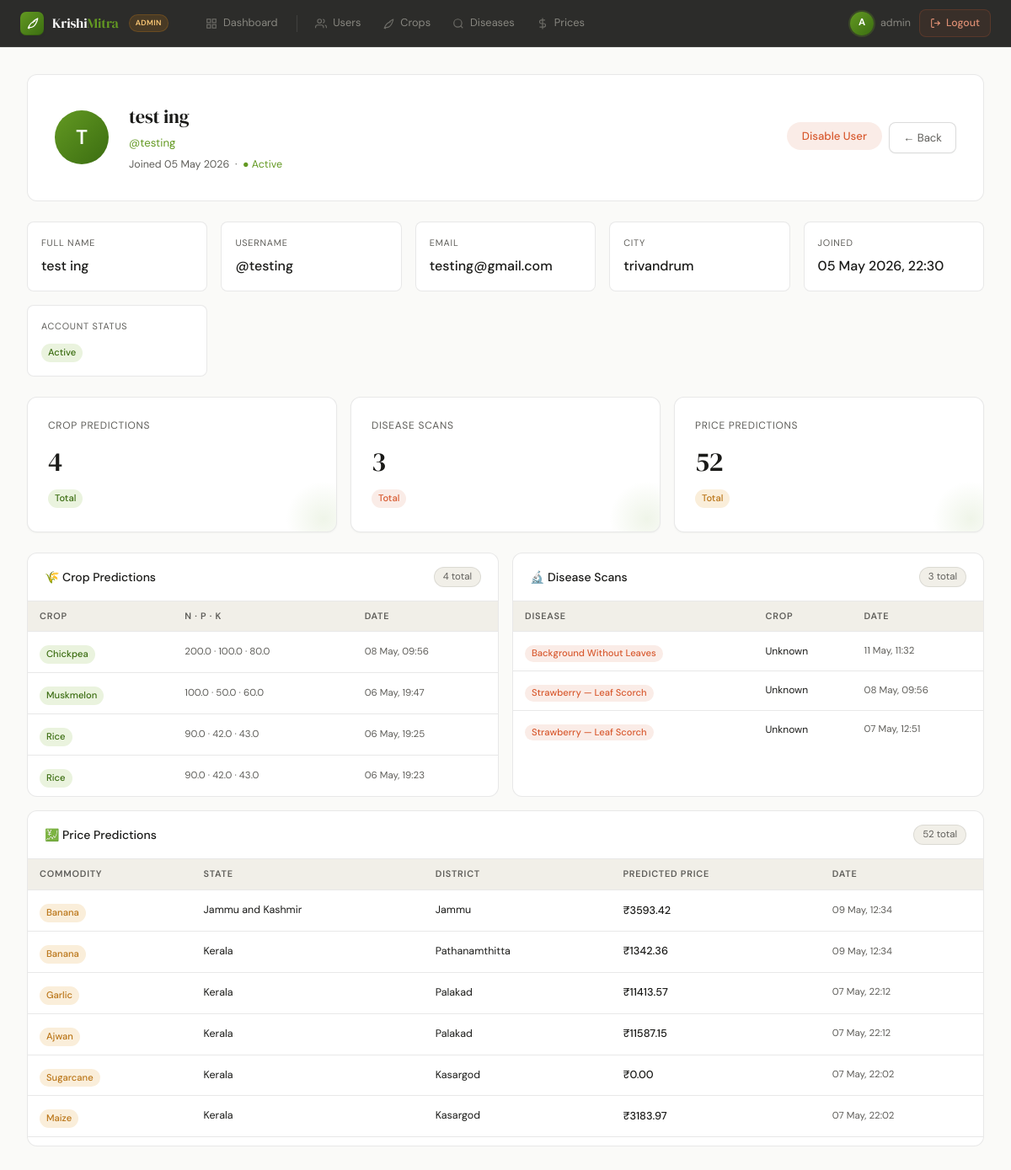
The app's page /admin-panel/users/1/ (signed in), older data.
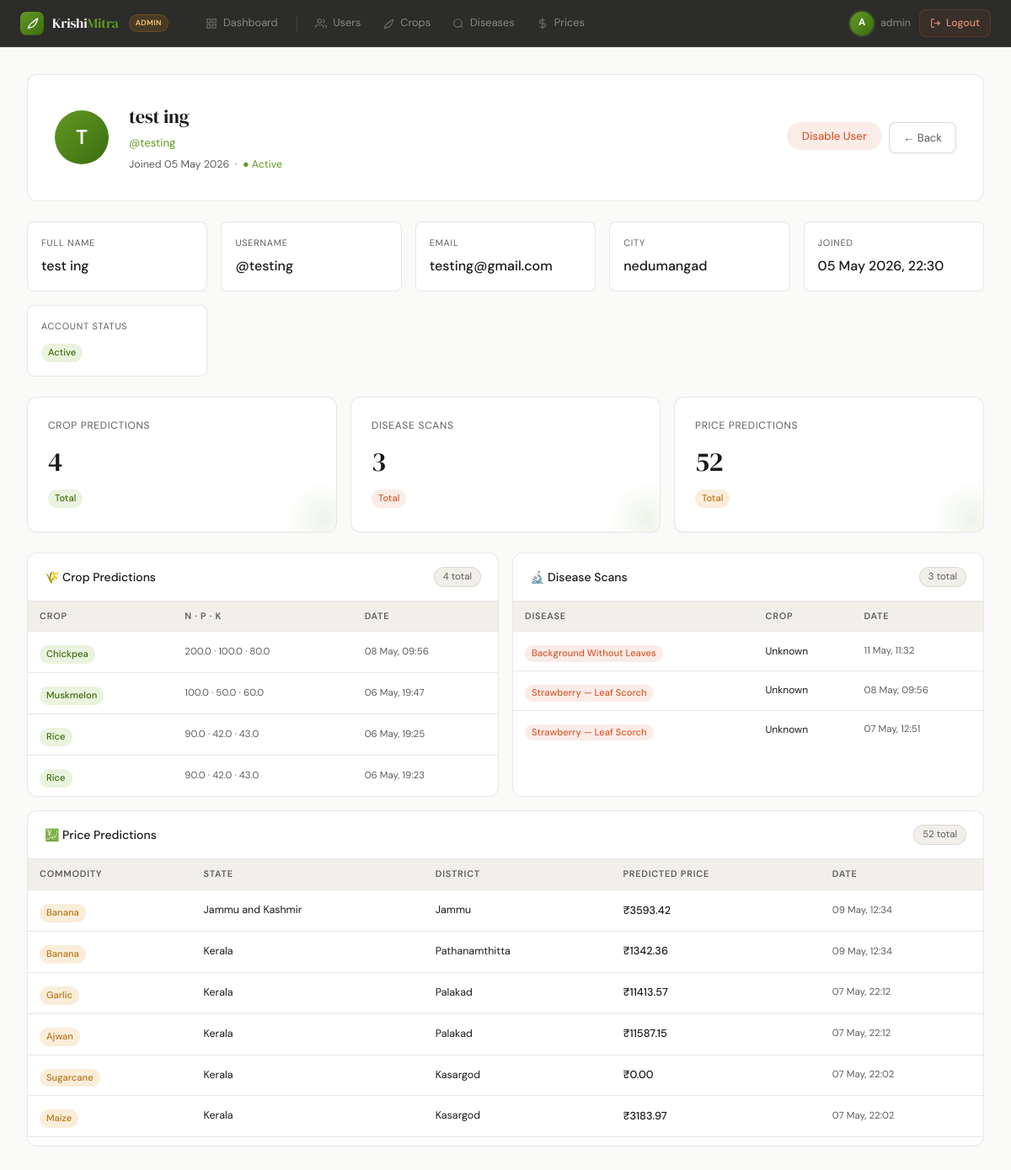
The same page, newer data.
### app/models.py (models this page shows, shortened)
class UserProfile(models.Model):
    user = models.OneToOneField(User, on_delete=models.CASCADE, related_name='profile')
    city = models.CharField(max_length=100, default='Palakkad')
    is_active_account = models.BooleanField(default=True)  # admin enable/disable
    created_at = models.DateTimeField(auto_now_add=True)

class CropRecommendation(models.Model):
    user = models.ForeignKey(User, on_delete=models.CASCADE, related_name='crop_recommendation')
    nitrogen = models.FloatField()
    phosphorus = models.FloatField()
    potassium = models.FloatField()
    temperature = models.FloatField()
    humidity = models.FloatField()
    ph = models.FloatField()
    rainfall = models.FloatField()
    recommended_crop = models.CharField(max_length=100, blank=True)
    created_at = models.DateTimeField(auto_now_add=True)
    class Meta:
        ordering = ['-created_at']

class DiseaseDetection(models.Model):
    user = models.ForeignKey(User, on_delete=models.CASCADE, related_name='disease_detection')
    image = models.ImageField(upload_to='disease_images')
    crop_type = models.CharField(max_length=100)
    affected_part = models.CharField(max_length=100)
    disease_name = models.CharField(max_length=200, blank=True)
    confidence = models.FloatField(null=True, blank=True)
    description =  models.TextField(blank=True)
    treatments = models.JSONField(default=list, blank=True)
    created_at = models.DateTimeField(auto_now=True)
    class Meta:
        ordering = ['-created_at']

class PricePrediction(models.Model):
    user = models.ForeignKey(User, on_delete=models.CASCADE, related_name='price_predictions')
    state = models.CharField(max_length=100)
    district = models.CharField(max_length=100)
    commodity = models.CharField(max_length=100)
    predicted_price = models.FloatField(null=True, blank=True)
    created_at = models.DateTimeField(auto_now_add=True)
    class Meta:
        ordering = ['-created_at']

### app/views.py (the view)
# urls.py: path('admin-panel/users/<int:user_id>/', views.admin_user_detail_view, name='admin_user_detail'),
@login_required
@user_passes_test(is_admin, login_url='/dashboard/')
def admin_user_detail_view(request, user_id):
    target_user = get_object_or_404(User, pk=user_id, is_staff=False)
    profile     = get_or_create_profile(target_user)
    if request.method == 'POST' and request.POST.get('action') == 'toggle':
        profile.is_active_account = not profile.is_active_account
        profile.save()
        status = "enabled" if profile.is_active_account else "disabled"
        messages.success(request, f"Account '{target_user.username}' has been {status}.")
        return redirect('admin_user_detail', user_id=user_id)
    return render(request, 'admin_user_details.html', {
        'target_user':    target_user,
        'profile':        profile,
        'crop_count':     target_user.crop_recommendation.count(),
        'disease_count':  target_user.disease_detection.count(),
        'price_count':    target_user.price_predictions.count(),
        'crop_history':   target_user.crop_recommendation.order_by('-created_at')[:10],
        'disease_history':target_user.disease_detection.order_by('-created_at')[:10],
        'price_history':  target_user.price_predictions.order_by('-created_at')[:10],
    })

### app/views.py (called while the page is built)
def get_or_create_profile(user):
    profile, _ = UserProfile.objects.get_or_create(user=user, defaults={'city': DEFAULT_CITY})
    return profile

def is_admin(user):
    return user.is_authenticated and user.is_staff

### app/templates/admin_user_details.html (shortened to what this page needs)
{% extends 'admin_base.html' %}
{% block content %}
<div class="profile-header">
  <div class="profile-avatar-lg">{{ target_user.username|slice:":1"|upper }}</div>
  <div style="flex:1;">
    <div class="profile-name">{{ target_user.get_full_name|default:target_user.username }}</div>
    <div class="profile-username">@{{ target_user.username }}</div>
    <div class="profile-meta">
      Joined {{ target_user.date_joined|date:"d F Y" }} &nbsp;·&nbsp;
      {% if profile.is_active_account %}
        <span style="color:var(--green-400);">● Active</span>
      {% else %}
        <span style="color:var(--coral-400);">● Disabled</span>
      {% endif %}
    </div>
  </div>
  <div class="profile-actions">
    <form method="POST" style="display:inline;">
      {% if profile.is_active_account %}
        <button type="submit"
          class="toggle-btn toggle-disable" style="padding:8px 18px;font-size:0.825rem;"
          onclick="return confirm('Disable account for {{ target_user.username }}?')">
          Disable User
        </button>
      {% else %}
        <button type="submit"
          class="toggle-btn toggle-enable" style="padding:8px 18px;font-size:0.825rem;"
          onclick="return confirm('Enable account for {{ target_user.username }}?')">
          Enable User
        </button>
      {% endif %}
    </form>
    <a href="{% url 'admin_users' %}" class="btn-secondary btn-sm">← Back</a>
  </div>
</div>
<div class="detail-grid">
  <div class="detail-cell">
    <div class="dc-label">Full Name</div>
    <div class="dc-val">{{ target_user.get_full_name|default:"—" }}</div>
  </div>
  <div class="detail-cell">
    <div class="dc-label">Username</div>
    <div class="dc-val">@{{ target_user.username }}</div>
  </div>
  <div class="detail-cell">
    <div class="dc-label">Email</div>
    <div class="dc-val">{{ target_user.email|default:"—" }}</div>
  </div>
  <div class="detail-cell">
    <div class="dc-label">City</div>
    <div class="dc-val">{{ profile.city|default:"—" }}</div>
  </div>
  <div class="detail-cell">
    <div class="dc-label">Joined</div>
    <div class="dc-val">{{ target_user.date_joined|date:"d F Y, H:i" }}</div>
  </div>
  <div class="detail-cell">
    <div class="dc-label">Account Status</div>
    <div class="dc-val">
      {% if profile.is_active_account %}
        <span class="badge badge-green">Active</span>
      {% else %}
        <span class="badge badge-coral">Disabled</span>
      {% endif %}
    </div>
  </div>
</div>
<div style="display:grid;grid-template-columns:repeat(auto-fit,minmax(180px,1fr));gap:1rem;margin-bottom:1.5rem;">
  <div class="metric-card">
    <div class="label">Crop Predictions</div>
    <div class="value">{{ crop_count }}</div>
    <span class="badge badge-green">Total</span>
  </div>
  <div class="metric-card">
    <div class="label">Disease Scans</div>
    <div class="value">{{ disease_count }}</div>
    <span class="badge badge-coral">Total</span>
  </div>
  <div class="metric-card">
    <div class="label">Price Predictions</div>
    <div class="value">{{ price_count }}</div>
    <span class="badge badge-amber">Total</span>
  </div>
</div>
<div style="display:grid;grid-template-columns:1fr 1fr;gap:1rem;">
  <div class="scroll-card">
    <div class="scroll-card-header">
      <span class="scroll-card-title">🌾 Crop Predictions</span>
      <span class="scroll-card-count">{{ crop_count }} total</span>
    </div>
    <div class="scroll-card-body">
      <table class="admin-table">
        <thead><tr><th>Crop</th><th>N · P · K</th><th>Date</th></tr></thead>
        <tbody>
          {% for obj in crop_history %}
          <tr>
            <td><span class="badge badge-green">{{ obj.recommended_crop|title }}</span></td>
            <td style="font-size:0.72rem;color:var(--text-muted);">{{ obj.nitrogen }} · {{ obj.phosphorus }} · {{ obj.potassium }}</td>
            <td style="font-size:0.72rem;color:var(--text-muted);">{{ obj.created_at|date:"d M, H:i" }}</td>
          </tr>
          {% empty %}
          <tr><td colspan="3" style="text-align:center;color:var(--text-muted);padding:1.5rem;">No predictions yet</td></tr>
          {% endfor %}
        </tbody>
      </table>
    </div>
  </div>
  <div class="scroll-card">
    <div class="scroll-card-header">
      <span class="scroll-card-title">🔬 Disease Scans</span>
      <span class="scroll-card-count">{{ disease_count }} total</span>
    </div>
    <div class="scroll-card-body">
      <table class="admin-table">
        <thead><tr><th>Disease</th><th>Crop</th><th>Date</th></tr></thead>
        <tbody>
          {% for obj in disease_history %}
          <tr>
            <td><span class="badge badge-coral" style="white-space:normal;line-height:1.4;">{{ obj.disease_name }}</span></td>
            <td style="font-size:0.75rem;">{{ obj.crop_type|title }}</td>
            <td style="font-size:0.72rem;color:var(--text-muted);">{{ obj.created_at|date:"d M, H:i" }}</td>
          </tr>
          {% empty %}
          <tr><td colspan="3" style="text-align:center;color:var(--text-muted);padding:1.5rem;">No scans yet</td></tr>
          {% endfor %}
        </tbody>
      </table>
    </div>
  </div>
  <div class="scroll-card" style="grid-column:1/-1;">
    <div class="scroll-card-header">
      <span class="scroll-card-title">💹 Price Predictions</span>
      <span class="scroll-card-count">{{ price_count }} total</span>
    </div>
    <div class="scroll-card-body">
      <table class="admin-table">
        <thead><tr><th>Commodity</th><th>State</th><th>District</th><th>Predicted Price</th><th>Date</th></tr></thead>
        <tbody>
          {% for obj in price_history %}
          <tr>
            <td><span class="badge badge-amber">{{ obj.commodity }}</span></td>
            <td style="font-size:0.78rem;">{{ obj.state }}</td>
            <td style="font-size:0.78rem;">{{ obj.district }}</td>
            <td style="font-weight:500;">₹{{ obj.predicted_price|floatformat:2 }}</td>
            <td style="font-size:0.72rem;color:var(--text-muted);">{{ obj.created_at|date:"d M, H:i" }}</td>
          </tr>
          {% empty %}
          <tr><td colspan="5" style="text-align:center;color:var(--text-muted);padding:1.5rem;">No predictions yet</td></tr>
          {% endfor %}
        </tbody>
      </table>
    </div>
  </div>
</div>
{% endblock %}

### app/templates/admin_base.html (shortened to what this page needs)
{% load static %}
<!DOCTYPE html>
<html lang="en">
<head>
<link rel="stylesheet" href="{% static 'css/main.css' %}">
</head>
<body style="margin:0;background:var(--bg);">
<nav class="admin-topnav">
  <a class="topnav-logo" href="{% url 'admin_dashboard' %}">
    <div class="logo-icon">
      <svg viewBox="0 0 24 24"><path d="M17 8C8 10 5.9 16.17 3.82 21.34L5.71 22l1-2.3A4.49 4.49 0 0 0 8 20C19 20 22 3 22 3c-1 2-8 2-9 8"/></svg>
    </div>
    <span class="logo-text">Krishi<span>Mitra</span></span>
    <span class="admin-badge">Admin</span>
  </a>
  <div class="topnav-links">
    <a class="topnav-link {% if request.resolver_match.url_name == 'admin_dashboard' %}active{% endif %}"
       href="{% url 'admin_dashboard' %}">
      <svg viewBox="0 0 24 24" fill="none" stroke="currentColor" stroke-width="2"><rect x="3" y="3" width="7" height="7"/><rect x="14" y="3" width="7" height="7"/><rect x="14" y="14" width="7" height="7"/><rect x="3" y="14" width="7" height="7"/></svg>
      <span>Dashboard</span>
    </a>
    <a class="topnav-link {% if request.resolver_match.url_name == 'admin_users' %}active{% endif %}"
       href="{% url 'admin_users' %}">
      <svg viewBox="0 0 24 24" fill="none" stroke="currentColor" stroke-width="2"><path d="M17 21v-2a4 4 0 0 0-4-4H5a4 4 0 0 0-4 4v2"/><circle cx="9" cy="7" r="4"/><path d="M23 21v-2a4 4 0 0 0-3-3.87"/><path d="M16 3.13a4 4 0 0 1 0 7.75"/></svg>
      <span>Users</span>
    </a>
    <a class="topnav-link {% if request.resolver_match.url_name == 'admin_crops' %}active{% endif %}"
       href="{% url 'admin_crops' %}">
      <svg viewBox="0 0 24 24" fill="none" stroke="currentColor" stroke-width="2"><path d="M17 8C8 10 5.9 16.17 3.82 21.34L5.71 22l1-2.3A4.49 4.49 0 0 0 8 20C19 20 22 3 22 3c-1 2-8 2-9 8"/></svg>
      <span>Crops</span>
    </a>
    <a class="topnav-link {% if request.resolver_match.url_name == 'admin_diseases' %}active{% endif %}"
       href="{% url 'admin_diseases' %}">
      <svg viewBox="0 0 24 24" fill="none" stroke="currentColor" stroke-width="2"><circle cx="11" cy="11" r="8"/><line x1="21" y1="21" x2="16.65" y2="16.65"/></svg>
      <span>Diseases</span>
    </a>
    <a class="topnav-link {% if request.resolver_match.url_name == 'admin_prices' %}active{% endif %}"
       href="{% url 'admin_prices' %}">
      <svg viewBox="0 0 24 24" fill="none" stroke="currentColor" stroke-width="2"><line x1="12" y1="1" x2="12" y2="23"/><path d="M17 5H9.5a3.5 3.5 0 0 0 0 7h5a3.5 3.5 0 0 1 0 7H6"/></svg>
      <span>Prices</span>
    </a>
  </div>
  <div class="topnav-right">
    <div class="topnav-user">
      <div class="topnav-avatar">{{ user.username|slice:":1"|upper }}</div>
      <span class="topnav-username">{{ user.get_full_name|default:user.username }}</span>
    </div>
    <a class="topnav-logout" href="{% url 'logout' %}">
      <svg viewBox="0 0 24 24" fill="none" stroke="currentColor" stroke-width="2">
        <path d="M9 21H5a2 2 0 0 1-2-2V5a2 2 0 0 1 2-2h4"/>
        <polyline points="16 17 21 12 16 7"/>
        <line x1="21" y1="12" x2="9" y2="12"/>
      </svg>
      Logout
    </a>
  </div>
</nav>
<main class="admin-content">
  {% block content %}{% endblock %}
</main>
</body>
</html>

Row changes from the older to the newer data that the page shows:
changed UserProfile: city "trivandrum" → "nedumangad"
